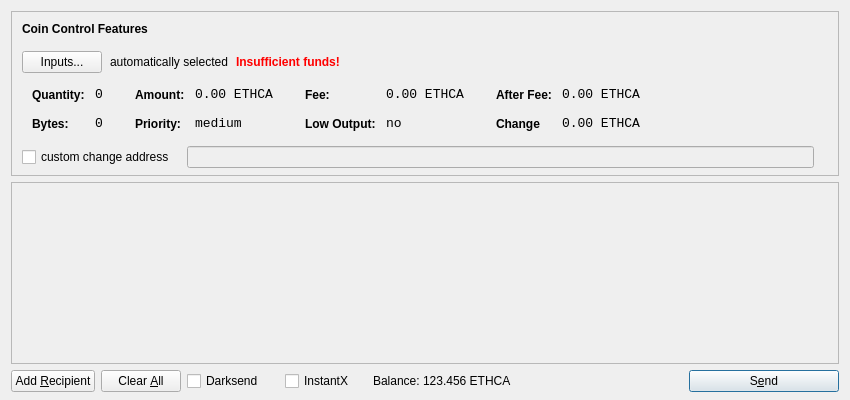
<?xml version="1.0" encoding="UTF-8"?>
<ui version="4.0">
 <class>SendCoinsDialog</class>
 <widget class="QDialog" name="SendCoinsDialog">
  <property name="geometry">
   <rect>
    <x>0</x>
    <y>0</y>
    <width>850</width>
    <height>400</height>
   </rect>
  </property>
  <property name="windowTitle">
   <string>Send Coins</string>
  </property>
  <layout class="QVBoxLayout" name="verticalLayout" stretch="0,1,0">
   <property name="bottomMargin">
    <number>8</number>
   </property>
   <item>
    <widget class="QFrame" name="frameCoinControl">
     <property name="sizePolicy">
      <sizepolicy hsizetype="Expanding" vsizetype="Expanding">
       <horstretch>0</horstretch>
       <verstretch>0</verstretch>
      </sizepolicy>
     </property>
     <property name="maximumSize">
      <size>
       <width>16777215</width>
       <height>16777215</height>
      </size>
     </property>
     <property name="frameShape">
      <enum>QFrame::StyledPanel</enum>
     </property>
     <property name="frameShadow">
      <enum>QFrame::Sunken</enum>
     </property>
     <layout class="QVBoxLayout" name="verticalLayoutCoinControl2">
      <property name="spacing">
       <number>6</number>
      </property>
      <property name="leftMargin">
       <number>0</number>
      </property>
      <property name="topMargin">
       <number>0</number>
      </property>
      <property name="rightMargin">
       <number>0</number>
      </property>
      <property name="bottomMargin">
       <number>6</number>
      </property>
      <item>
       <layout class="QVBoxLayout" name="verticalLayoutCoinControl" stretch="0,0,0,0,1">
        <property name="spacing">
         <number>0</number>
        </property>
        <property name="leftMargin">
         <number>10</number>
        </property>
        <property name="topMargin">
         <number>10</number>
        </property>
        <item>
         <layout class="QHBoxLayout" name="horizontalLayoutCoinControl1">
          <property name="bottomMargin">
           <number>15</number>
          </property>
          <item>
           <widget class="QLabel" name="labelCoinControlFeatures">
            <property name="sizePolicy">
             <sizepolicy hsizetype="Preferred" vsizetype="Maximum">
              <horstretch>0</horstretch>
              <verstretch>0</verstretch>
             </sizepolicy>
            </property>
            <property name="font">
             <font>
              <weight>75</weight>
              <bold>true</bold>
             </font>
            </property>
            <property name="styleSheet">
             <string notr="true">font-weight:bold;</string>
            </property>
            <property name="text">
             <string>Coin Control Features</string>
            </property>
           </widget>
          </item>
         </layout>
        </item>
        <item>
         <layout class="QHBoxLayout" name="horizontalLayoutCoinControl2" stretch="0,0,0,0">
          <property name="spacing">
           <number>8</number>
          </property>
          <property name="bottomMargin">
           <number>10</number>
          </property>
          <item>
           <widget class="QPushButton" name="pushButtonCoinControl">
            <property name="styleSheet">
             <string notr="true"/>
            </property>
            <property name="text">
             <string>Inputs...</string>
            </property>
           </widget>
          </item>
          <item>
           <widget class="QLabel" name="labelCoinControlAutomaticallySelected">
            <property name="text">
             <string>automatically selected</string>
            </property>
            <property name="margin">
             <number>5</number>
            </property>
           </widget>
          </item>
          <item>
           <widget class="QLabel" name="labelCoinControlInsuffFunds">
            <property name="font">
             <font>
              <weight>75</weight>
              <bold>true</bold>
             </font>
            </property>
            <property name="styleSheet">
             <string notr="true">color:red;font-weight:bold;</string>
            </property>
            <property name="text">
             <string>Insufficient funds!</string>
            </property>
            <property name="margin">
             <number>5</number>
            </property>
           </widget>
          </item>
          <item>
           <spacer name="horizontalSpacerCoinControl">
            <property name="orientation">
             <enum>Qt::Horizontal</enum>
            </property>
            <property name="sizeHint" stdset="0">
             <size>
              <width>40</width>
              <height>1</height>
             </size>
            </property>
           </spacer>
          </item>
         </layout>
        </item>
        <item>
         <widget class="QWidget" name="widgetCoinControl" native="true">
          <property name="sizePolicy">
           <sizepolicy hsizetype="Preferred" vsizetype="Preferred">
            <horstretch>0</horstretch>
            <verstretch>0</verstretch>
           </sizepolicy>
          </property>
          <property name="minimumSize">
           <size>
            <width>0</width>
            <height>0</height>
           </size>
          </property>
          <property name="styleSheet">
           <string notr="true"/>
          </property>
          <layout class="QHBoxLayout" name="horizontalLayoutCoinControl5">
           <property name="leftMargin">
            <number>0</number>
           </property>
           <property name="topMargin">
            <number>0</number>
           </property>
           <property name="rightMargin">
            <number>0</number>
           </property>
           <property name="bottomMargin">
            <number>0</number>
           </property>
           <item>
            <layout class="QHBoxLayout" name="horizontalLayoutCoinControl3" stretch="0,0,0,1">
             <property name="spacing">
              <number>20</number>
             </property>
             <property name="topMargin">
              <number>0</number>
             </property>
             <property name="bottomMargin">
              <number>10</number>
             </property>
             <item>
              <layout class="QFormLayout" name="formLayoutCoinControl1">
               <property name="horizontalSpacing">
                <number>10</number>
               </property>
               <property name="verticalSpacing">
                <number>14</number>
               </property>
               <property name="leftMargin">
                <number>10</number>
               </property>
               <property name="topMargin">
                <number>4</number>
               </property>
               <property name="rightMargin">
                <number>6</number>
               </property>
               <item row="0" column="0">
                <widget class="QLabel" name="labelCoinControlQuantityText">
                 <property name="styleSheet">
                  <string notr="true">font-weight:bold;</string>
                 </property>
                 <property name="text">
                  <string>Quantity:</string>
                 </property>
                 <property name="margin">
                  <number>0</number>
                 </property>
                </widget>
               </item>
               <item row="0" column="1">
                <widget class="QLabel" name="labelCoinControlQuantity">
                 <property name="font">
                  <font>
                   <family>Monospace</family>
                   <pointsize>10</pointsize>
                  </font>
                 </property>
                 <property name="cursor">
                  <cursorShape>IBeamCursor</cursorShape>
                 </property>
                 <property name="contextMenuPolicy">
                  <enum>Qt::ActionsContextMenu</enum>
                 </property>
                 <property name="text">
                  <string>0</string>
                 </property>
                 <property name="margin">
                  <number>0</number>
                 </property>
                 <property name="textInteractionFlags">
                  <set>Qt::LinksAccessibleByMouse|Qt::TextSelectableByKeyboard|Qt::TextSelectableByMouse</set>
                 </property>
                </widget>
               </item>
               <item row="1" column="0">
                <widget class="QLabel" name="labelCoinControlBytesText">
                 <property name="styleSheet">
                  <string notr="true">font-weight:bold;</string>
                 </property>
                 <property name="text">
                  <string>Bytes:</string>
                 </property>
                </widget>
               </item>
               <item row="1" column="1">
                <widget class="QLabel" name="labelCoinControlBytes">
                 <property name="font">
                  <font>
                   <family>Monospace</family>
                   <pointsize>10</pointsize>
                  </font>
                 </property>
                 <property name="cursor">
                  <cursorShape>IBeamCursor</cursorShape>
                 </property>
                 <property name="contextMenuPolicy">
                  <enum>Qt::ActionsContextMenu</enum>
                 </property>
                 <property name="text">
                  <string>0</string>
                 </property>
                 <property name="textInteractionFlags">
                  <set>Qt::LinksAccessibleByMouse|Qt::TextSelectableByKeyboard|Qt::TextSelectableByMouse</set>
                 </property>
                </widget>
               </item>
              </layout>
             </item>
             <item>
              <layout class="QFormLayout" name="formLayoutCoinControl2">
               <property name="horizontalSpacing">
                <number>10</number>
               </property>
               <property name="verticalSpacing">
                <number>14</number>
               </property>
               <property name="leftMargin">
                <number>6</number>
               </property>
               <property name="topMargin">
                <number>4</number>
               </property>
               <property name="rightMargin">
                <number>6</number>
               </property>
               <item row="0" column="0">
                <widget class="QLabel" name="labelCoinControlAmountText">
                 <property name="styleSheet">
                  <string notr="true">font-weight:bold;</string>
                 </property>
                 <property name="text">
                  <string>Amount:</string>
                 </property>
                 <property name="margin">
                  <number>0</number>
                 </property>
                </widget>
               </item>
               <item row="0" column="1">
                <widget class="QLabel" name="labelCoinControlAmount">
                 <property name="font">
                  <font>
                   <family>Monospace</family>
                   <pointsize>10</pointsize>
                  </font>
                 </property>
                 <property name="cursor">
                  <cursorShape>IBeamCursor</cursorShape>
                 </property>
                 <property name="contextMenuPolicy">
                  <enum>Qt::ActionsContextMenu</enum>
                 </property>
                 <property name="text">
                  <string>0.00 ETHCA</string>
                 </property>
                 <property name="textInteractionFlags">
                  <set>Qt::LinksAccessibleByMouse|Qt::TextSelectableByKeyboard|Qt::TextSelectableByMouse</set>
                 </property>
                </widget>
               </item>
               <item row="1" column="0">
                <widget class="QLabel" name="labelCoinControlPriorityText">
                 <property name="styleSheet">
                  <string notr="true">font-weight:bold;</string>
                 </property>
                 <property name="text">
                  <string>Priority:</string>
                 </property>
                </widget>
               </item>
               <item row="1" column="1">
                <widget class="QLabel" name="labelCoinControlPriority">
                 <property name="font">
                  <font>
                   <family>Monospace</family>
                   <pointsize>10</pointsize>
                  </font>
                 </property>
                 <property name="cursor">
                  <cursorShape>IBeamCursor</cursorShape>
                 </property>
                 <property name="contextMenuPolicy">
                  <enum>Qt::ActionsContextMenu</enum>
                 </property>
                 <property name="text">
                  <string>medium</string>
                 </property>
                 <property name="textInteractionFlags">
                  <set>Qt::LinksAccessibleByMouse|Qt::TextSelectableByKeyboard|Qt::TextSelectableByMouse</set>
                 </property>
                </widget>
               </item>
              </layout>
             </item>
             <item>
              <layout class="QFormLayout" name="formLayoutCoinControl3">
               <property name="horizontalSpacing">
                <number>10</number>
               </property>
               <property name="verticalSpacing">
                <number>14</number>
               </property>
               <property name="leftMargin">
                <number>6</number>
               </property>
               <property name="topMargin">
                <number>4</number>
               </property>
               <property name="rightMargin">
                <number>6</number>
               </property>
               <item row="0" column="0">
                <widget class="QLabel" name="labelCoinControlFeeText">
                 <property name="styleSheet">
                  <string notr="true">font-weight:bold;</string>
                 </property>
                 <property name="text">
                  <string>Fee:</string>
                 </property>
                 <property name="margin">
                  <number>0</number>
                 </property>
                </widget>
               </item>
               <item row="0" column="1">
                <widget class="QLabel" name="labelCoinControlFee">
                 <property name="font">
                  <font>
                   <family>Monospace</family>
                   <pointsize>10</pointsize>
                  </font>
                 </property>
                 <property name="cursor">
                  <cursorShape>IBeamCursor</cursorShape>
                 </property>
                 <property name="contextMenuPolicy">
                  <enum>Qt::ActionsContextMenu</enum>
                 </property>
                 <property name="text">
                  <string>0.00 ETHCA</string>
                 </property>
                 <property name="textInteractionFlags">
                  <set>Qt::LinksAccessibleByMouse|Qt::TextSelectableByKeyboard|Qt::TextSelectableByMouse</set>
                 </property>
                </widget>
               </item>
               <item row="1" column="0">
                <widget class="QLabel" name="labelCoinControlLowOutputText">
                 <property name="styleSheet">
                  <string notr="true">font-weight:bold;</string>
                 </property>
                 <property name="text">
                  <string>Low Output:</string>
                 </property>
                </widget>
               </item>
               <item row="1" column="1">
                <widget class="QLabel" name="labelCoinControlLowOutput">
                 <property name="font">
                  <font>
                   <family>Monospace</family>
                   <pointsize>10</pointsize>
                  </font>
                 </property>
                 <property name="cursor">
                  <cursorShape>IBeamCursor</cursorShape>
                 </property>
                 <property name="contextMenuPolicy">
                  <enum>Qt::ActionsContextMenu</enum>
                 </property>
                 <property name="text">
                  <string>no</string>
                 </property>
                 <property name="textInteractionFlags">
                  <set>Qt::LinksAccessibleByMouse|Qt::TextSelectableByKeyboard|Qt::TextSelectableByMouse</set>
                 </property>
                </widget>
               </item>
              </layout>
             </item>
             <item>
              <layout class="QFormLayout" name="formLayoutCoinControl4">
               <property name="horizontalSpacing">
                <number>10</number>
               </property>
               <property name="verticalSpacing">
                <number>14</number>
               </property>
               <property name="leftMargin">
                <number>6</number>
               </property>
               <property name="topMargin">
                <number>4</number>
               </property>
               <property name="rightMargin">
                <number>6</number>
               </property>
               <item row="0" column="0">
                <widget class="QLabel" name="labelCoinControlAfterFeeText">
                 <property name="styleSheet">
                  <string notr="true">font-weight:bold;</string>
                 </property>
                 <property name="text">
                  <string>After Fee:</string>
                 </property>
                 <property name="margin">
                  <number>0</number>
                 </property>
                </widget>
               </item>
               <item row="0" column="1">
                <widget class="QLabel" name="labelCoinControlAfterFee">
                 <property name="font">
                  <font>
                   <family>Monospace</family>
                   <pointsize>10</pointsize>
                  </font>
                 </property>
                 <property name="cursor">
                  <cursorShape>IBeamCursor</cursorShape>
                 </property>
                 <property name="contextMenuPolicy">
                  <enum>Qt::ActionsContextMenu</enum>
                 </property>
                 <property name="text">
                  <string>0.00 ETHCA</string>
                 </property>
                 <property name="textInteractionFlags">
                  <set>Qt::LinksAccessibleByMouse|Qt::TextSelectableByKeyboard|Qt::TextSelectableByMouse</set>
                 </property>
                </widget>
               </item>
               <item row="1" column="0">
                <widget class="QLabel" name="labelCoinControlChangeText">
                 <property name="styleSheet">
                  <string notr="true">font-weight:bold;</string>
                 </property>
                 <property name="text">
                  <string>Change</string>
                 </property>
                </widget>
               </item>
               <item row="1" column="1">
                <widget class="QLabel" name="labelCoinControlChange">
                 <property name="font">
                  <font>
                   <family>Monospace</family>
                   <pointsize>10</pointsize>
                  </font>
                 </property>
                 <property name="cursor">
                  <cursorShape>IBeamCursor</cursorShape>
                 </property>
                 <property name="contextMenuPolicy">
                  <enum>Qt::ActionsContextMenu</enum>
                 </property>
                 <property name="text">
                  <string>0.00 ETHCA</string>
                 </property>
                 <property name="textInteractionFlags">
                  <set>Qt::LinksAccessibleByMouse|Qt::TextSelectableByKeyboard|Qt::TextSelectableByMouse</set>
                 </property>
                </widget>
               </item>
              </layout>
             </item>
            </layout>
           </item>
          </layout>
         </widget>
        </item>
        <item>
         <layout class="QHBoxLayout" name="horizontalLayoutCoinControl4" stretch="0,0,0">
          <property name="spacing">
           <number>12</number>
          </property>
          <property name="sizeConstraint">
           <enum>QLayout::SetDefaultConstraint</enum>
          </property>
          <property name="topMargin">
           <number>5</number>
          </property>
          <property name="rightMargin">
           <number>5</number>
          </property>
          <item>
           <widget class="QCheckBox" name="checkBoxCoinControlChange">
            <property name="text">
             <string>custom change address</string>
            </property>
           </widget>
          </item>
          <item>
           <widget class="QLineEdit" name="lineEditCoinControlChange">
            <property name="enabled">
             <bool>false</bool>
            </property>
            <property name="sizePolicy">
             <sizepolicy hsizetype="Expanding" vsizetype="Fixed">
              <horstretch>0</horstretch>
              <verstretch>0</verstretch>
             </sizepolicy>
            </property>
           </widget>
          </item>
          <item>
           <widget class="QLabel" name="labelCoinControlChangeLabel">
            <property name="sizePolicy">
             <sizepolicy hsizetype="Preferred" vsizetype="Expanding">
              <horstretch>0</horstretch>
              <verstretch>0</verstretch>
             </sizepolicy>
            </property>
            <property name="minimumSize">
             <size>
              <width>0</width>
              <height>0</height>
             </size>
            </property>
            <property name="text">
             <string/>
            </property>
            <property name="margin">
             <number>3</number>
            </property>
           </widget>
          </item>
         </layout>
        </item>
        <item>
         <spacer name="verticalSpacerCoinControl">
          <property name="orientation">
           <enum>Qt::Vertical</enum>
          </property>
          <property name="sizeHint" stdset="0">
           <size>
            <width>800</width>
            <height>1</height>
           </size>
          </property>
         </spacer>
        </item>
       </layout>
      </item>
     </layout>
    </widget>
   </item>
   <item>
    <widget class="QScrollArea" name="scrollArea">
     <property name="widgetResizable">
      <bool>true</bool>
     </property>
     <widget class="QWidget" name="scrollAreaWidgetContents">
      <property name="geometry">
       <rect>
        <x>0</x>
        <y>0</y>
        <width>830</width>
        <height>173</height>
       </rect>
      </property>
      <layout class="QVBoxLayout" name="verticalLayout_2">
       <property name="leftMargin">
        <number>0</number>
       </property>
       <property name="topMargin">
        <number>0</number>
       </property>
       <property name="rightMargin">
        <number>0</number>
       </property>
       <property name="bottomMargin">
        <number>0</number>
       </property>
       <item>
        <layout class="QVBoxLayout" name="entries">
         <property name="spacing">
          <number>6</number>
         </property>
        </layout>
       </item>
       <item>
        <spacer name="verticalSpacer">
         <property name="orientation">
          <enum>Qt::Vertical</enum>
         </property>
         <property name="sizeHint" stdset="0">
          <size>
           <width>20</width>
           <height>40</height>
          </size>
         </property>
        </spacer>
       </item>
      </layout>
     </widget>
    </widget>
   </item>
   <item>
    <layout class="QHBoxLayout" name="horizontalLayout">
     <item>
      <widget class="QPushButton" name="addButton">
       <property name="toolTip">
        <string>Send to multiple recipients at once</string>
       </property>
       <property name="text">
        <string>Add &amp;Recipient</string>
       </property>
       <property name="autoDefault">
        <bool>false</bool>
       </property>
      </widget>
     </item>
     <item>
      <widget class="QPushButton" name="clearButton">
       <property name="sizePolicy">
        <sizepolicy hsizetype="Minimum" vsizetype="Fixed">
         <horstretch>0</horstretch>
         <verstretch>0</verstretch>
        </sizepolicy>
       </property>
       <property name="toolTip">
        <string>Remove all transaction fields</string>
       </property>
       <property name="text">
        <string>Clear &amp;All</string>
       </property>
       <property name="autoRepeatDelay">
        <number>300</number>
       </property>
       <property name="autoDefault">
        <bool>false</bool>
       </property>
      </widget>
     </item>
     <item>
      <layout class="QHBoxLayout" name="horizontalLayout_2">
       <property name="spacing">
        <number>3</number>
       </property>
       <item>
        <widget class="QCheckBox" name="checkUseDarksend">
         <property name="minimumSize">
          <size>
           <width>95</width>
           <height>0</height>
          </size>
         </property>
         <property name="visible">
          <bool>false</bool>
         </property>
         <property name="text">
          <string>Darksend</string>
         </property>
        </widget>
       </item>
       <item>
        <widget class="QCheckBox" name="checkInstantX">
         <property name="minimumSize">
          <size>
           <width>85</width>
           <height>0</height>
          </size>
         </property>
         <property name="visible">
          <bool>false</bool>
         </property>
         <property name="text">
          <string>InstantX</string>
         </property>
        </widget>
       </item>
       <item>
        <widget class="QLabel" name="label">
         <property name="sizePolicy">
          <sizepolicy hsizetype="Preferred" vsizetype="Fixed">
           <horstretch>0</horstretch>
           <verstretch>0</verstretch>
          </sizepolicy>
         </property>
         <property name="text">
          <string>Balance:</string>
         </property>
        </widget>
       </item>
       <item>
        <widget class="QLabel" name="labelBalance">
         <property name="sizePolicy">
          <sizepolicy hsizetype="Preferred" vsizetype="Fixed">
           <horstretch>0</horstretch>
           <verstretch>0</verstretch>
          </sizepolicy>
         </property>
         <property name="cursor">
          <cursorShape>IBeamCursor</cursorShape>
         </property>
         <property name="text">
          <string>123.456 ETHCA</string>
         </property>
         <property name="textInteractionFlags">
          <set>Qt::LinksAccessibleByMouse|Qt::TextSelectableByKeyboard|Qt::TextSelectableByMouse</set>
         </property>
        </widget>
       </item>
      </layout>
     </item>
     <item>
      <spacer name="horizontalSpacer">
       <property name="orientation">
        <enum>Qt::Horizontal</enum>
       </property>
       <property name="sizeHint" stdset="0">
        <size>
         <width>40</width>
         <height>20</height>
        </size>
       </property>
      </spacer>
     </item>
     <item>
      <widget class="QPushButton" name="sendButton">
       <property name="minimumSize">
        <size>
         <width>150</width>
         <height>0</height>
        </size>
       </property>
       <property name="toolTip">
        <string>Confirm the send action</string>
       </property>
       <property name="text">
        <string>S&amp;end</string>
       </property>
       <property name="default">
        <bool>true</bool>
       </property>
      </widget>
     </item>
    </layout>
   </item>
  </layout>
 </widget>
 <resources>
  <include location="../bitcoin.qrc"/>
 </resources>
 <connections/>
</ui>
